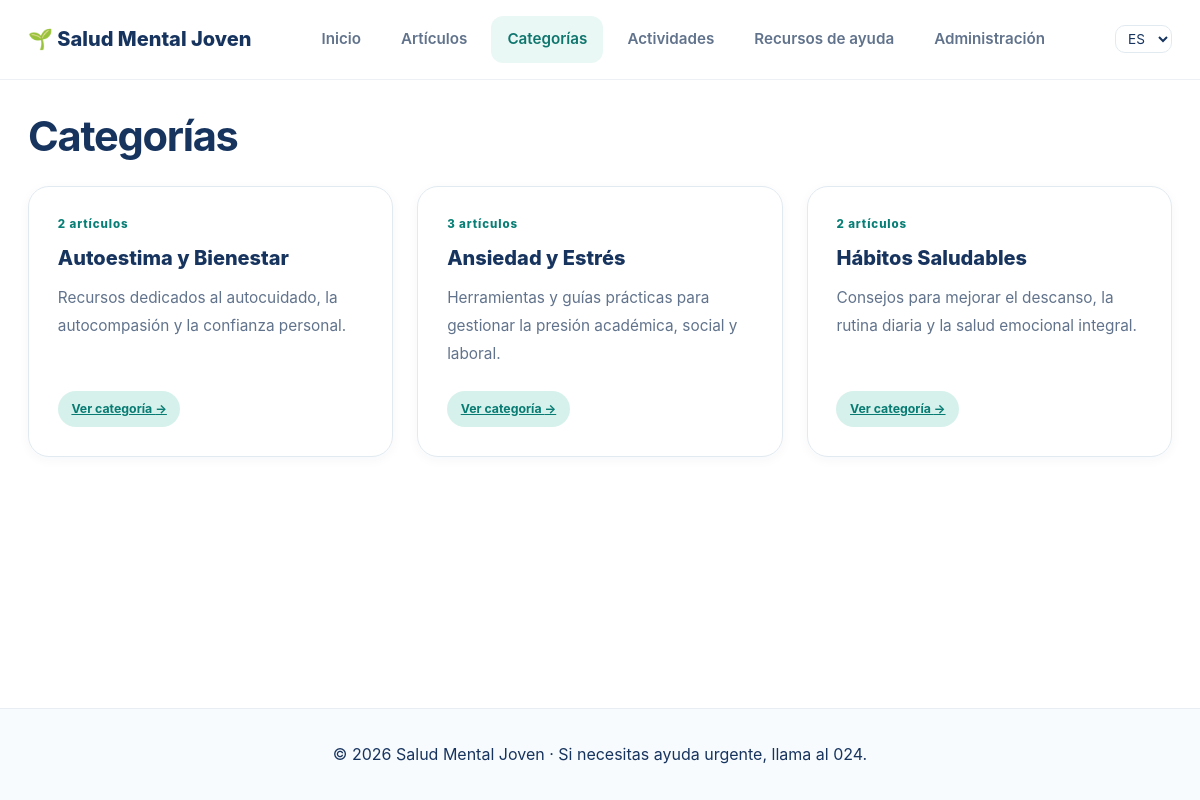
Screenshot of /es/categorias/ with the database file from the repository.
### appSaludMentalJoven/models.py (models this page shows, shortened)
class Categoria(models.Model):
    nombre = models.CharField(max_length=100, verbose_name="Nombre de la categoría")
    descripcion = models.TextField(blank=True, verbose_name="Descripción")
    class Meta:
        verbose_name = "Categoría"
        verbose_name_plural = "Categorías"
        ordering = ['nombre']

### appSaludMentalJoven/views.py (the view)
# urls.py: path('categorias/', views.CategoriaListView.as_view(), name='categorias'),
class CategoriaListView(ListView):
    model = Categoria
    template_name = 'categorias_list.html'
    context_object_name = 'categorias'
    def get_queryset(self):
        return Categoria.objects.annotate(num_articulos=Count('articulos'))

### appSaludMentalJoven/templates/categorias_list.html (shortened to what this page needs)
{% extends 'base.html' %}
{% load i18n %}
{% block content %}
<h1>{% translate "Categorías" %}</h1>
<div class="cards-grid">
    {% for c in categorias %}
    <article class="info-card">
        <span class="card-number">{% blocktranslate count n=c.num_articulos %}{{ n }} artículo{% plural %}{{ n }} artículos{% endblocktranslate %}</span>
        <h2>{{ c.nombre }}</h2>
        <p>{{ c.descripcion }}</p>
        <a href="{% url 'appSaludMentalJoven:detalle_categoria' c.id %}" class="tag">{% translate "Ver categoría" %} &rarr;</a>
    </article>
    {% empty %}<p>{% translate "No hay categorías registradas." %}</p>{% endfor %}
</div>
{% endblock %}

### appSaludMentalJoven/static/css/style.css (style rules this page uses)
:root { --color-primary: #0d9488; --color-primary-hover: #0f766e; --color-primary-light: #d8f3ed; --color-secondary: #3478c7; --color-accent: #8062ce; --color-text-main: #17345f; --color-text-muted: #61738c; --color-bg-page: #ffffff; --color-bg-card: #ffffff; --color-border: #e1eaf0; --radius-sm: 10px; --radius-md: 16px; --radius-lg: 26px; --shadow-sm: 0 3px 12px rgba(23, 52, 95, 0.04); --shadow-md: 0 14px 32px rgba(23, 52, 95, 0.09); --font-family: -apple-system, BlinkMacSystemFont, "Segoe UI", Roboto, "Helvetica Neue", Arial, sans-serif; }
*, *::before, *::after { box-sizing: border-box; margin: 0; padding: 0; }
html { scroll-behavior: smooth; scroll-padding-top: 100px; }
body { font-family: var(--font-family); background-color: var(--color-bg-page); color: var(--color-text-main); line-height: 1.7; display: flex; flex-direction: column; min-height: 100vh; }
a { color: var(--color-primary-hover); }
.cards-grid { display: grid; grid-template-columns: repeat(3, minmax(0, 1fr)); gap: 1.5rem; }
.info-card { display: flex; flex-direction: column; align-items: flex-start; min-width: 0; padding: 1.8rem; background-color: var(--color-bg-card); border: 1px solid var(--color-border); border-radius: 21px; box-shadow: var(--shadow-sm); transition: transform 0.25s ease, box-shadow 0.25s ease; }
.card-number { margin-bottom: 0.55rem; color: #087f76; font-size: 0.72rem; font-weight: 800; letter-spacing: 0.08em; }
.info-card h3, .cards-grid .info-card h2 { margin-bottom: 0.8rem; color: var(--color-text-main); font-size: 1.25rem; font-weight: 800; line-height: 1.4; }
.info-card p { flex: 1; margin-bottom: 1.5rem; color: var(--color-text-muted); font-size: 0.96rem; line-height: 1.8; }
.tag { display: inline-block; align-self: flex-start; padding: 0.45rem 0.85rem; color: #087b73; background-color: #d6f1eb; border-radius: 999px; font-size: 0.77rem; font-weight: 750; }
.aparecer { animation: aparecer 0.45s ease both; }
.site-main > h1 { margin-bottom: 0.5rem; font-size: clamp(1.9rem, 3.5vw, 2.6rem); letter-spacing: -0.03em; line-height: 1.2; }
.site-main > h1 + .cards-grid, .site-main > h1 + .filtros, .site-main > h1 + .buscador { margin-top: 1.5rem; }
.info-card > .tag { margin-top: auto; }

### rows the page displays
Categoria: nombre "Autoestima y Bienestar", descripcion "Recursos dedicados al autocuidado, la autocompasión y la confianza personal."
Categoria: nombre "Ansiedad y Estrés", descripcion "Herramientas y guías prácticas para gestionar la presión académica, social y laboral."
Categoria: nombre "Hábitos Saludables", descripcion "Consejos para mejorar el descanso, la rutina diaria y la salud emocional integral."

### other values shown
form field language "ES"
